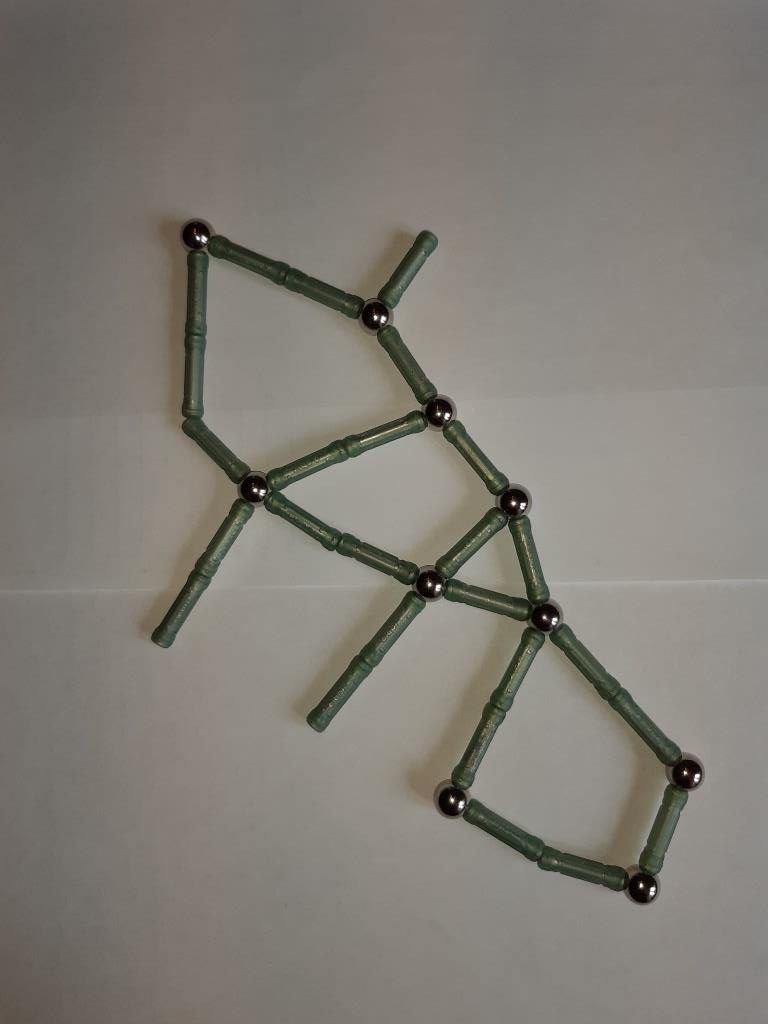
#> input picture files/2.jpg, 768 x 1024 px; the run also reads 3 pictures not shown here
$ jupyter execute --allow-errors research.ipynb   (shell and % lines are left out)
#> lines starting #> are read from the running program, lines starting #| are printed output that depends on the picture; after the words box and inside, x2 and y2 are one past the last pixel; in counts of white or black regions, pixels touching at a corner belong together
[cell 1]
import collections
import functools
import pickle
import PIL
from glob import glob

import numpy as np
import cv2

from skimage.morphology import skeletonize
from sklearn.preprocessing import StandardScaler

import networkx as nx

import matplotlib.pyplot as plt

## Реализация построения признаков по графу

[cell 2]
graph_types = {
    1: ['files/2.jpg', 'files/13.jpg', 'files/16.jpg', 'files/18.jpg'],
    2: ['files/3.jpg', 'files/25.jpg', 'files/28.jpg', 'files/29.jpg'],
    3: ['files/4.jpg', 'files/19.jpg', 'files/22.jpg', 'files/23.jpg'],
    4: ['files/5.jpg', 'files/7.jpg', 'files/9.jpg', 'files/10.jpg']
}
with open('nx_graphs.pkl', 'rb') as file:
#> (reads nx_graphs.pkl from the repository)
    nx_graphs_gold = pickle.load(file)

[cell 3]
def build_nx_graph_features_vector(nx_graphs):
    """
    0: Число ребер
    1: Суммарный вес ребер
    2: Число вершин
    3: Число терминальных с deg = 1
    4: Число вершин с deg = 3
    5: Число вершин с deg = 4
    6: Число вершин с deg = 5
    7: Число циклов в базисе
    8: Число петель

    """
    features = np.zeros(9, dtype=int)

    weights = nx_graphs_weights(nx_graphs)
    features[0] = weights.shape[0]
    features[1] = weights.sum()

    for nx_graph in nx_graphs:
        features[2] += len(nx_graph.nodes)
        degree_stat = collections.Counter(dict(nx_graph.degree(None)).values())
        features[3] += degree_stat[3] if 1 in degree_stat else 0
        features[4] += degree_stat[3] if 3 in degree_stat else 0
        features[5] += degree_stat[4] if 4 in degree_stat else 0
        features[6] += degree_stat[5] if 5 in degree_stat else 0
    features[2] -= 2 * (len(nx_graphs) - 1)
    features[3] -= 2 * (len(nx_graphs) - 1)

    for nx_graph in nx_graphs:
        cycles = nx.cycle_basis(nx_graph)
        features[7] += len(cycles)
        for cycle in cycles:
            if len(cycle) == 1:
                features[8] += 1

    return features

def determine_simple(nx_graphs, nx_graphs_gold):
    total_weights = np.array([nx_graph_weights(nx_graph).sum() for nx_graph in nx_graphs])
    target = nx_graphs[total_weights.argmax()]
    for graph_type, typical in nx_graphs_gold.items():
        if nx.is_isomorphic(typical[0], target):
            return graph_type
    return -1

def determine_hard(nx_graphs, nx_graphs_gold):
    target_features = build_nx_graph_features_vector(nx_graphs)

    golds = [
        (key, build_nx_graph_features_vector([gold]))
        for key, golds in nx_graphs_gold.items() for gold in golds
    ]
    golds_features = np.vstack([features for _, features in golds])
    golds_labels = np.array([key for key, _ in golds])

    std = StandardScaler()
    std_golds_features = std.fit_transform(golds_features)
    std_target_features = std.transform(target_features[None, :])

    scores = np.sqrt(((std_golds_features - std_target_features) ** 2).sum(axis=1))

    return golds_labels[scores.argmin()]

def determine_nx_graph_type(nx_graphs, nx_graphs_gold):
    total_weights = np.array([nx_graph_weights(nx_graph).sum() for nx_graph in nx_graphs])
    nx_graphs = [nx_graph for w, nx_graph in zip(total_weights, nx_graphs) if w >= 70]

    graph_type = determine_simple(nx_graphs, nx_graphs_gold)
    if graph_type != -1:
        return graph_type
    return determine_hard(nx_graphs, nx_graphs_gold)

## Реализации графовых обработок

[cell 4]
def numpy_array_to_file(arr, filename):
    shape = np.array([len(arr.shape), *arr.shape], dtype=np.int64).tobytes()
    with open(filename, 'wb') as file:
        file.write(shape)
        file.write(arr.tobytes())

# [13 lines left out: functions numpy_array_from_file, skeleton, not called in this run]

def graphs_from_file(filename):
    graphs = []
    with open(filename, 'rb') as file:
        count_graphs = np.ndarray(1, np.int64, file.read(8))[0]
        for _ in range(count_graphs):
            count_vertexes = np.ndarray(1, np.int64, file.read(8))[0]
            vertexes = np.ndarray(count_vertexes, np.int64, file.read(8 * count_vertexes))
            count_edges = np.ndarray(1, np.int64, file.read(8))[0]
            edges = np.ndarray((count_edges, 3), np.int64, file.read(8 * 3 * count_edges))
            graphs.append((vertexes, edges))
    return graphs

# [7 lines left out: function build_vertexes_with_edges, not called in this run]

def build_graphs(img):
    numpy_array_to_file(img, 'temp.bin')
    !./graph temp.bin temp.bin
    graphs = graphs_from_file('temp.bin')
    res = []
    for vertexes, edges in graphs:
        vertexes = sorted(vertexes)
        edges = [
            (*sorted([first, second]), length)
            for first, second, length in edges
        ]
        res.append((vertexes, edges))
    return res

# [19 lines left out: function graph_delete_2_neighbors_vertexes, not called in this run]


def graph_pruning(graph, min_length):
    # [5 lines left out: function replace, not called in this run]

    vertexes, edges = graph
    result_edges = []
    while True:
        pair = None
        for edge in edges:
            if edge[2] < min_length:
                pair = edge[:2]
                break
        if pair is None:
            break
        big_edges = [edge for edge in edges if edge[:2] == pair and edge[2] >= min_length]
        if big_edges:
            edges = [edge for edge in edges if edge[:2] != pair or (edge[:2] == pair and edge[2] >= min_length)]
        else:
            first, second = pair
            vertexes = [v for v in vertexes if v != second]
            edges = [
                (*sorted([replace(edge[0], second, first), replace(edge[1], second, first)]), edge[2])
                for edge in edges if edge[:2] != pair
            ]
        vertexes, edges = graph_delete_2_neighbors_vertexes((vertexes, edges))

    return vertexes, edges

def nx_graphs_weights(nx_graphs):
    return np.hstack([nx_graph_weights(nx_graph) for nx_graph in nx_graphs])

def nx_graph_weights(nx_graph):
    return np.array([w['weight'] for _, _, w in nx_graph.edges.data()])

def graph_convert_to_nx(graph):
    vertexes, edges = graph
    nx_graph = nx.Graph()
    nx_graph.add_nodes_from(vertexes)
    nx_graph.add_weighted_edges_from(edges)
    return nx_graph

def get_nx_graph(filename):
    img = cv2.imread(filename, cv2.IMREAD_GRAYSCALE)
    img_color = cv2.imread(filename, cv2.IMREAD_COLOR)
    hsv = bgr_to_hsv(img_color)
    bright = hsv[2].mean()
    if bright < 60:
        c = 25
        is_inter = True
    else:
        c = 36
        is_inter = False
    green = find_light_green(img_color, is_inter=is_inter)
    green_contours = leave_only_area_threshold_contours(200)(find_contours(green)[0])
    circles = get_all_black_circles(img_color, c=c, close_to=green_contours)
    for circle in circles:
        center, radius = circle
        cv2.circle(green, center, 30, (255, 255, 255), cv2.FILLED)
    green = opening(3)(green)
    green = closing(25)(green)
    skel = skeletonize(green)
    skel = np.array(skel, dtype=np.uint8)
    skel[skel != 0] = 255
    graphs = build_graphs(skel)
    pruned = [graph_pruning(graph, 40) for graph in graphs]
    return [graph_convert_to_nx(p) for p in pruned]

## Реализации преобразований изображения

[cell 5]
def rescale(img, new_shape):
    if not isinstance(new_shape, tuple):
        width = round(img.shape[1] * new_shape)
        height = round(img.shape[0] * new_shape)
        new_shape = (width, height)
    return cv2.resize(img, new_shape, interpolation=cv2.INTER_CUBIC)

[cell 6]
def change_rgb(img):
    return cv2.cvtColor(img, cv2.COLOR_BGR2RGB)

def bgr_to_gray(img):
    return cv2.cvtColor(img, cv2.COLOR_BGR2GRAY)

def bgr_to_hsv(img):
    return cv2.cvtColor(img, cv2.COLOR_BGR2HSV)

[cell 7]
def show(img, show_=True):
    max_edge = 8.0
    alpha = max_edge / max(img.shape[0], img.shape[1])
    size = (alpha * img.shape[1], alpha * img.shape[0])
    plt.figure(figsize=size)
    if len(img.shape) == 2:
        plt.imshow(img, cmap='gray')
    else:
        plt.imshow(change_rgb(img))
    plt.axis('off')
    if show_:
        plt.show()

[cell 8]
def opening(n):
    kernel = np.ones((n, n), dtype=np.uint8)

    def wrapper(img):
        return cv2.morphologyEx(img, cv2.MORPH_OPEN, kernel)

    return wrapper

def closing(n):
    kernel = np.ones((n, n), dtype=np.uint8)

    def wrapper(img):
        return cv2.morphologyEx(img, cv2.MORPH_CLOSE, kernel)

    return wrapper

def dilate(n):
    kernel = np.ones((n, n), dtype=np.uint8)

    def wrapper(img):
        return cv2.dilate(img, kernel, iterations=1)

    return wrapper

# [7 lines left out: function erode, not called in this run]

[cell 9]
def bitwise_or(imgs):
    res = imgs[0]
    for img in imgs[1:]:
        res = cv2.bitwise_or(res, img)
    return res

# [5 lines left out: function bitwise_and, not called in this run]

def get_masked_image(img, contours, do_dilate=None):
    mask = np.zeros(img.shape, dtype=np.uint8)
    mask = cv2.drawContours(mask, contours, -1, color=(255, 255, 255), thickness=cv2.FILLED)
    if do_dilate is not None:
        mask = dilate(do_dilate)(mask)
    return cv2.bitwise_and(img, mask)

def leave_only_area_threshold_contours(threshold, inv=False):
    def wrapper(contours):
        if not inv:
            return list(filter(lambda x: cv2.contourArea(x) >= threshold, contours))
        else:
            return list(filter(lambda x: cv2.contourArea(x) < threshold, contours))
    return wrapper

# [31 lines left out: functions threshold, kirshe_operator, not called in this run]

## Алгоритмы поиска и обработки контуров

[cell 10]
def get_areas(contours):
    return np.array(list(map(cv2.contourArea, contours)))

def find_black(img, contours=None, c=18):
    hsv = bgr_to_hsv(img)
    sm = ((0, 0, 0), (255, 255, c))
    # sm = ((0, 48, 0), (255, 191, 32))
    mask = cv2.inRange(hsv, *sm)
    if contours is not None:
        mask = mask_all_contours(mask, contours, 0)
    return mask

def find_light_green(img, contours=None, is_inter=False):
    hsv = bgr_to_hsv(img)
    masks = []
    masks.append(cv2.inRange(hsv, (77, 27, 120), (255, 255, 255)))
    if is_inter:
        masks.append(cv2.inRange(hsv, (41, 20, 20), (70, 255, 255)))
        masks.append(cv2.inRange(hsv, (27, 23, 21), (63, 134, 153)))
    else:
        masks.append(cv2.inRange(hsv, (81, 30, 108), (100, 114, 253)))
        masks.append(cv2.inRange(hsv, (54, 23, 110), (110, 110, 255)))
        masks.append(cv2.inRange(hsv, (45, 45, 27), (93, 115, 233)))
    mask = bitwise_or(masks)
    if contours is not None:
        mask = mask_all_contours(mask, contours, 0)
    return mask

def find_contours(img):
    contours, hierarchy = cv2.findContours(img, mode=cv2.RETR_TREE, method=cv2.CHAIN_APPROX_NONE)
    return contours, hierarchy

def get_circles(contours):
    return [cv2.minEnclosingCircle(contour) for contour in contours]

def get_all_black_circles(colored_image, c=33, close_to=None):
    colored_image = rescale(rescale(colored_image, 0.75), 1 / 0.75)
    mask = opening(3)(find_black(colored_image, c=c))
    if close_to is not None:
        contours, _ = find_contours(mask)
        res = []
        for contour in contours:
            if minDistanceToContours(contour, close_to) <= 10:
                res.append(contour)
        mask = get_masked_image(mask, res, 3)
    mask = dilate(17)(mask)
    contours, _ = find_contours(mask)
    circles = get_circles(contours)
    res = []
    for circle in circles:
        center, radius = circle
        center = (round(center[0]), round(center[1]))
        radius = round(radius)
        res.append((center, radius))
    return res

def minDistance(X, Y):
    X = X[:, 0, :]
    Y = Y[:, 0, :]
    answer = np.linalg.norm(X, axis=-1)[:, None] ** 2 + \
        np.linalg.norm(Y, axis=-1)[None, :] ** 2 - (2.0 * X) @ Y.T
    answer[answer < 0] = 0
    return np.sqrt(answer).min()

def minDistanceToContours(contour, contours):
    return min(*[minDistance(contour, cont) for cont in contours])

## Пример всего пути обработки изображения

[cell 11]
filename = 'files/2.jpg'
print(filename)
img = cv2.imread(filename, cv2.IMREAD_GRAYSCALE)
img_color = cv2.imread(filename, cv2.IMREAD_COLOR)
#> img_color is the input picture: shape (1024, 768, 3); mean B, G, R 117.4, 124.3, 128.4
show(img_color)
hsv = bgr_to_hsv(img_color)
bright = hsv[2].mean()
#> bright = 50.09
if bright < 60:
    c = 25
    is_inter = True
else:
    c = 36
    is_inter = False
green = find_light_green(img_color, is_inter=is_inter)
#> the loop in bitwise_or, `for img in imgs[1:]:` made 2 passes
#> pass 1, in bitwise_or, `res = cv2.bitwise_or(res, img)`:
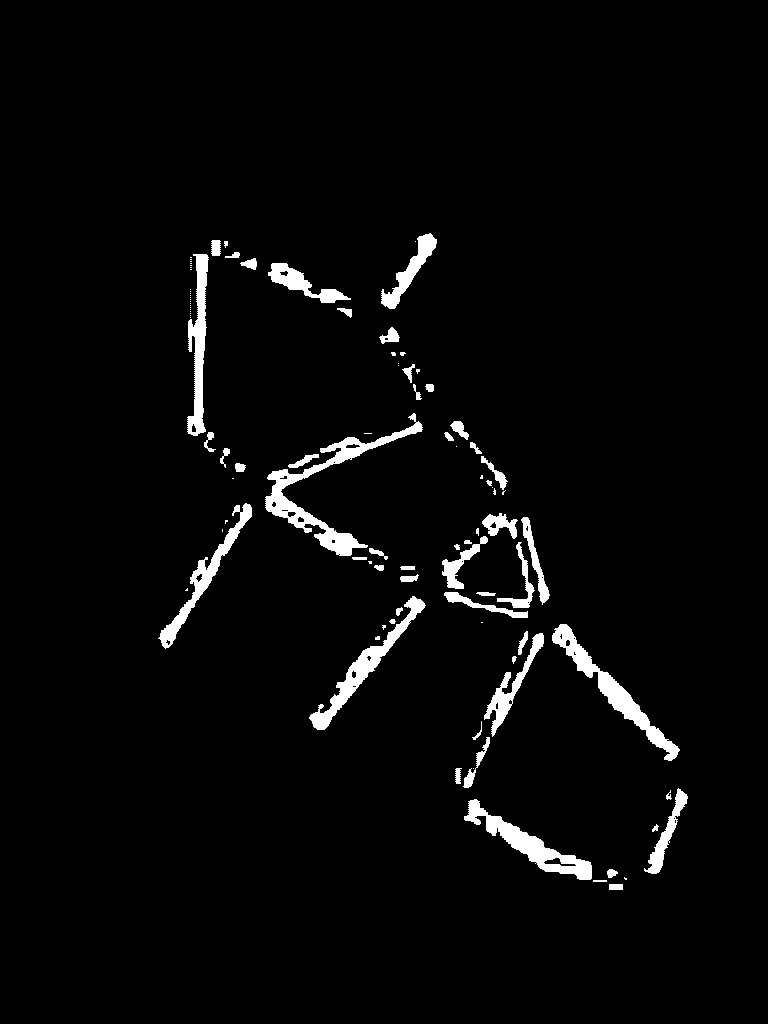
#> res: shape (1024, 768); 3.2% white; 98 white regions (45 under 20 px), largest, box (x1, y1, x2, y2) and area: (265, 413, 423, 556) 3493, (552, 624, 680, 761) 2649, (464, 799, 592, 880) 2467
#> pass 2, in bitwise_or, `res = cv2.bitwise_or(res, img)`:
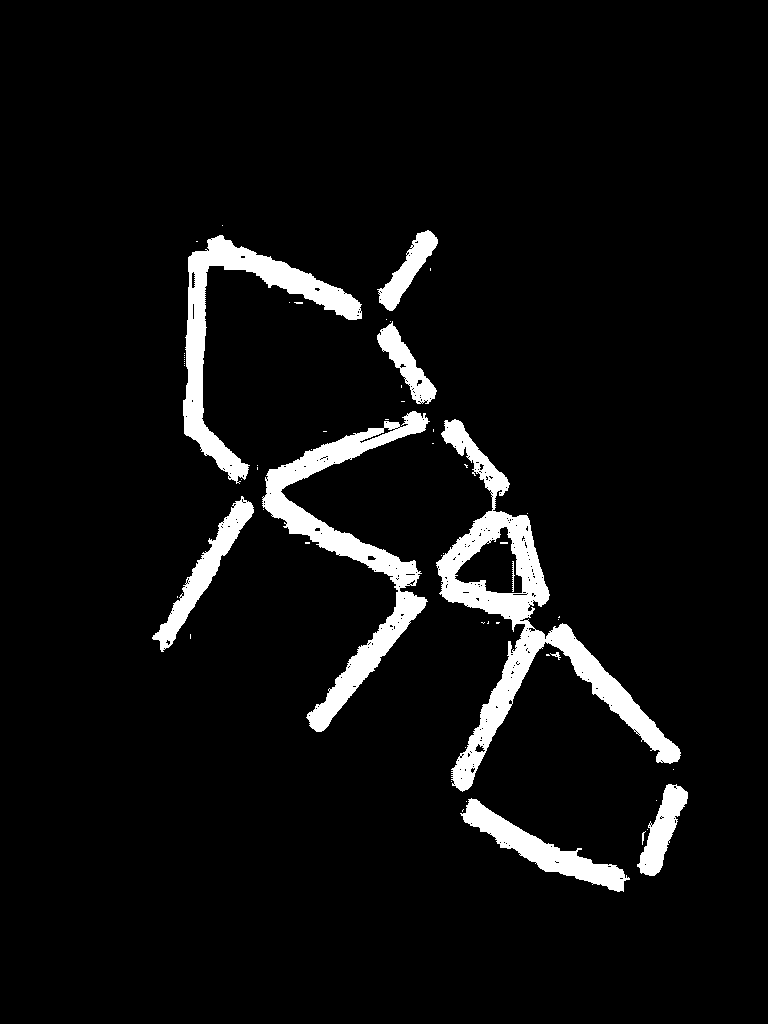
#> res: shape (1024, 768); 6% white; 57 white regions (46 under 20 px)
show(green)
green_contours = leave_only_area_threshold_contours(200)(find_contours(green)[0])
#> in find_contours, `contours, hierarchy = cv2.findContours(img, mode=cv2.RETR_TREE, method..`: contours = 377 contours, 357 with area under 20; largest, box (x1, y1, x2, y2) and area: (436, 419, 681, 792) 17356, (262, 411, 430, 732) 10408, (183, 235, 362, 484) 7986, (460, 798, 630, 892) 3842, (152, 496, 254, 652) 2976
#> green_contours = 9 contours; largest, box (x1, y1, x2, y2) and area: (436, 419, 681, 792) 17356, (262, 411, 430, 732) 10408, (183, 235, 362, 484) 7986, (460, 798, 630, 892) 3842, (152, 496, 254, 652) 2976
circles = get_all_black_circles(img_color, c=c, close_to=green_contours)
#> in find_black, `mask = cv2.inRange(hsv, *sm)`:
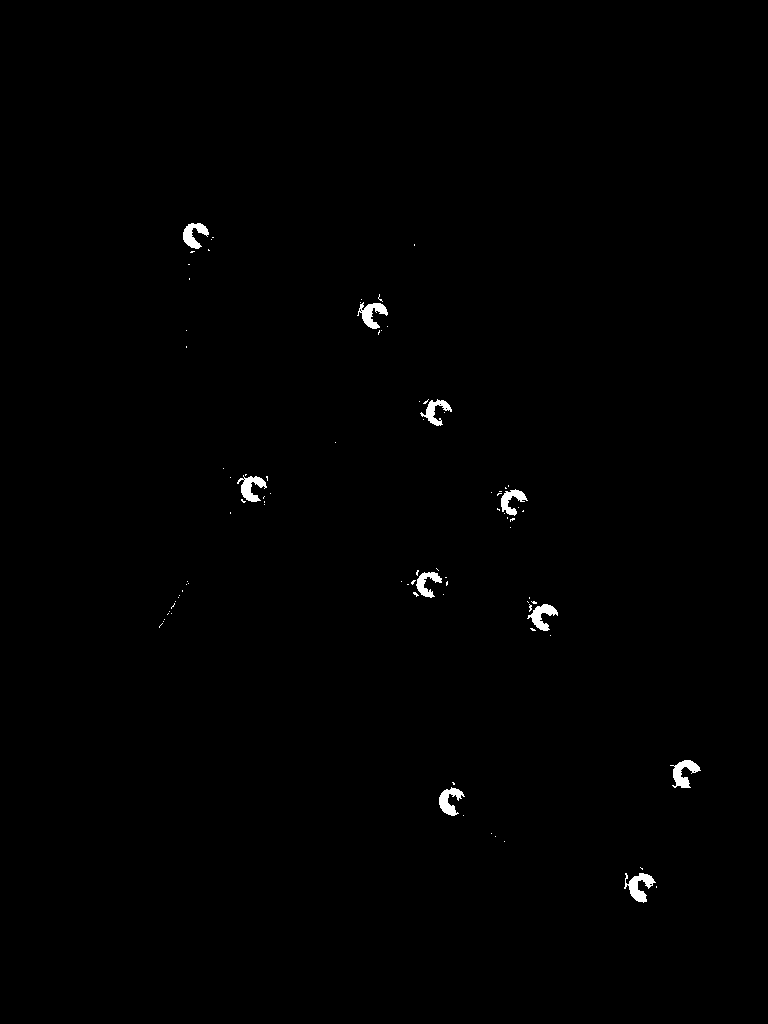
#> mask: shape (1024, 768); 0.51% white; 88 white regions (78 under 20 px), largest, box (x1, y1, x2, y2) and area: (624, 873, 656, 903) 448, (670, 760, 701, 788) 416, (357, 302, 388, 329) 395
#> in wrapper, `return cv2.morphologyEx(img, cv2.MORPH_OPEN, kernel)`:
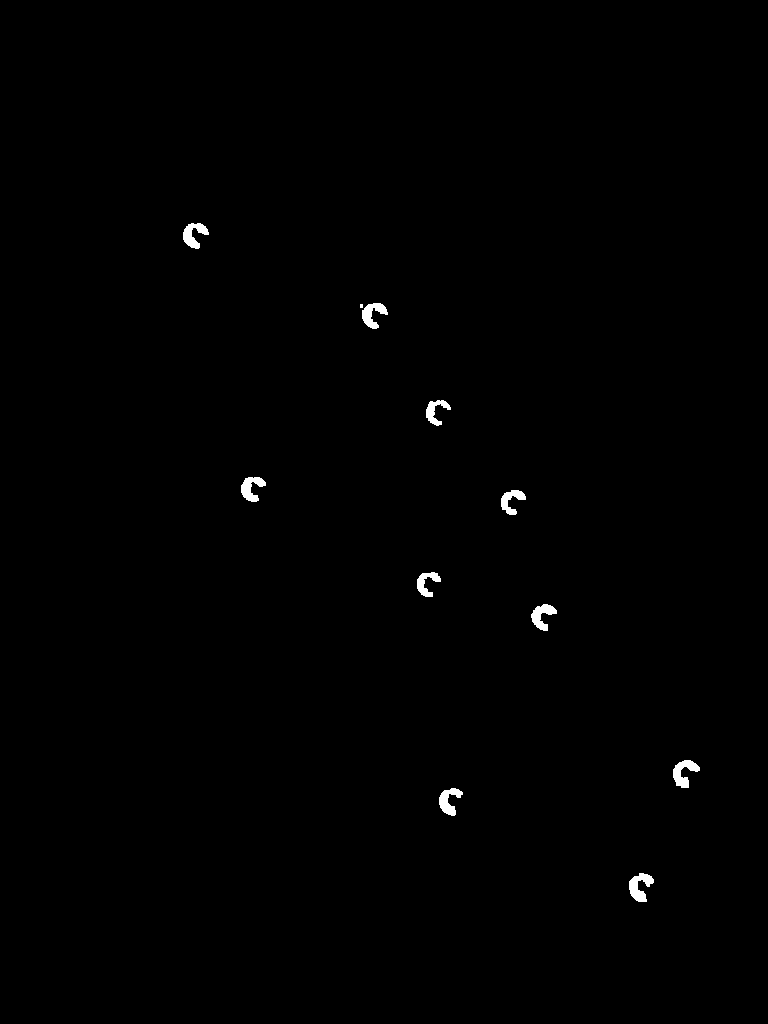
#> returned value: shape (1024, 768); 0.44% white; 11 white regions (1 under 20 px)
#> in find_contours (call 2), `contours, hierarchy = cv2.findContours(img, mode=cv2.RETR_TREE, method..`: contours = 11 contours, 1 with area under 20; largest, box (x1, y1, x2, y2) and area: (629, 873, 654, 902) 349, (673, 760, 700, 788) 336, (183, 223, 209, 249) 308, (531, 604, 557, 631) 306, (362, 303, 388, 329) 303
#> the loop in get_all_black_circles, `for contour in contours:` made 11 passes
#> pass 1, in minDistance, `answer = np.linalg.norm(X, axis=-1)[:, None] ** 2 + \ np.linalg.norm(Y..`:
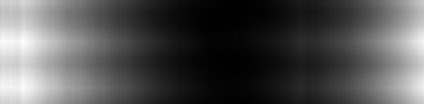
#> answer: shape (104, 424) float64; min 2, max 42340, mean 13662.6; drawn with min black and max white
#> pass 1, in minDistance (call 2), `answer = np.linalg.norm(X, axis=-1)[:, None] ** 2 + \ np.linalg.norm(Y..`:
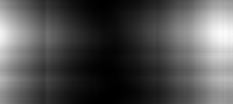
#> answer: shape (104, 233) float64; min 0, max 15133, mean 4765.4; drawn with min black and max white
#> pass 1, in minDistance (call 3), `answer = np.linalg.norm(X, axis=-1)[:, None] ** 2 + \ np.linalg.norm(Y..`:
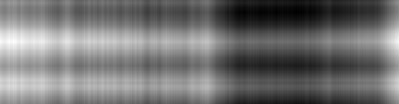
#> answer: shape (104, 399) float64; min 264520, max 328973, mean 293474.4; drawn with min black and max white
#> pass 1, in minDistance (call 4), `answer = np.linalg.norm(X, axis=-1)[:, None] ** 2 + \ np.linalg.norm(Y..`:
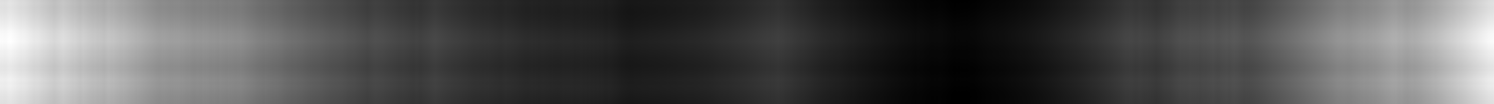
#> answer: shape (104, 1494) float64; min 12517, max 271762, mean 98365.8; drawn with min black and max white
#> after the loop in get_all_black_circles, `for contour in contours:`: res has the same summary as contours in find_contours
#> (the rest of the program and of its run is left out)
